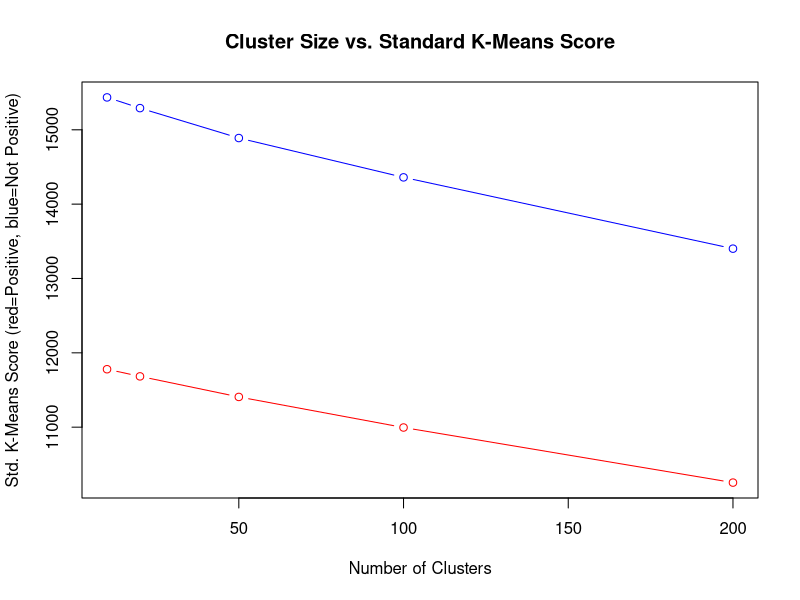
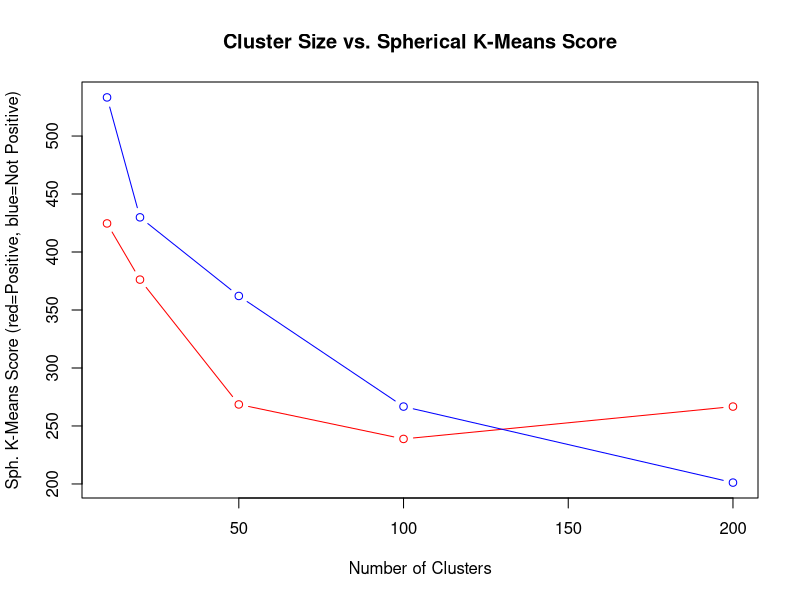
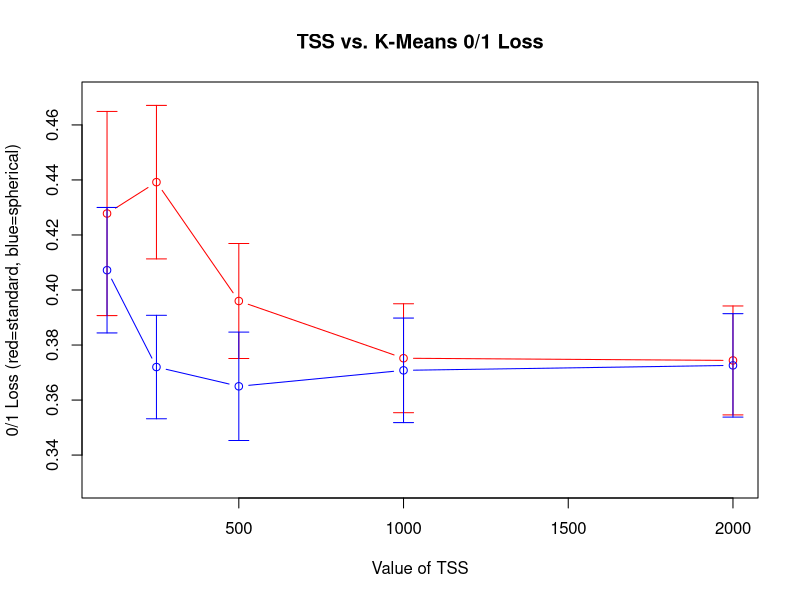
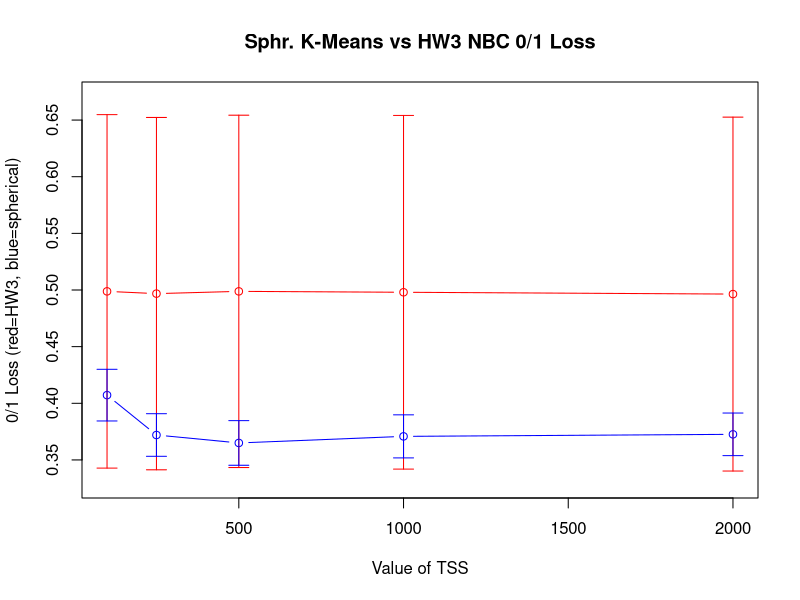
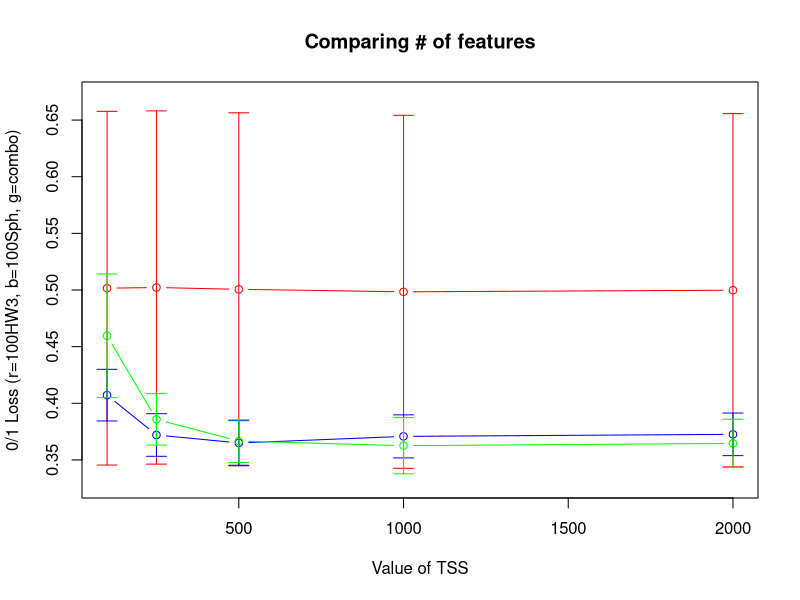

Recreate these plots in R, in order.
#Jason Martins - jmar316
#Analysis of cluster_nbc.py results on yelp.com data

#Error bar function
#(Credit: https://bmscblog.wordpress.com/2013/01/23/error-bars-with-r/)
add.error.bars <- function(X,Y,SE,w,col=1){
  X0 = X; Y0 = (Y-SE); X1 =X; Y1 = (Y+SE);
  arrows(X0, Y0, X1, Y1, code=3,angle=90,length=w,col=col);
}

##############################################################################
#Inspects the clustering results, comparing standard kmeans to spherical kmeans
##############################################################################
cluster_size = c(10,20,50,100,200)
standard_k_wp = c(11779.2852635,11683.2107161,11406.6710459,10995.3908437,10254.4337)
standard_k_wnp = c(15435.6311279,15291.6361499,14889.1096816,14360.1424529,13401.2289)

spherical_k_wp = c(424.6356,376.1951,268.5646,238.8279,266.7283)
spherical_k_wnp = c(533.2919,429.8896,362.0934,266.7283,201.183)

#Standard K-Means
plot(cluster_size,standard_k_wp,ylim=range(c(standard_k_wp,standard_k_wnp)),type="b",
     main = "Cluster Size vs. Standard K-Means Score",ylab = "Std. K-Means Score (red=Positive, blue=Not Positive)",
     xlab="Number of Clusters", xlim=range(cluster_size),col = "red")
par(new = TRUE)
plot(cluster_size, standard_k_wnp, ylim=range(c(standard_k_wp,standard_k_wnp)), axes = FALSE, 
     xlab = "", ylab = "",type="b",  xlim=range(cluster_size),col = "blue")

#Spherical K-Means
plot(cluster_size,spherical_k_wp,ylim=range(c(spherical_k_wp,spherical_k_wnp)),type="b",
     main = "Cluster Size vs. Spherical K-Means Score",ylab = "Sph. K-Means Score (red=Positive, blue=Not Positive)",
     xlab="Number of Clusters", xlim=range(cluster_size),col = "red")
par(new = TRUE)
plot(cluster_size, spherical_k_wnp, ylim=range(c(spherical_k_wp,spherical_k_wnp)), axes = FALSE, 
     xlab = "", ylab = "",type="b",  xlim=range(cluster_size),col = "blue")
##############################################################################

##############################################################################
#Does clustering approach improves performance? Examine 0/1 loss across
##############################################################################
tss = c(100,250,500,1000,2000)
spherical_kmeans_zeroLOSS = c(0.4072,0.372,0.365,0.3708,0.3726)
standard_kmeans_zeroLOSS = c(0.4278,0.4392,0.396,0.3752,0.3744)
spherical_kmeans_stdERROR = c(0.0228,0.0188,0.0197,0.019,0.0188)
standard_kmeans_stdERROR = c(0.0371,0.0279,0.0209,0.0198,0.0198)

plot(tss,standard_kmeans_zeroLOSS,ylim=range(c(0.47,0.33)),type="b",
     main = "TSS vs. K-Means 0/1 Loss",ylab = "0/1 Loss (red=standard, blue=spherical)",
     xlab="Value of TSS", xlim=range(c(tss)),col = "red")
par(new = TRUE)
plot(tss,spherical_kmeans_zeroLOSS,ylim=range(c(0.47,0.33)), axes = FALSE, 
     xlab = "", ylab = "",type="b",  xlim=range(c(tss)),col = "blue")

add.error.bars(tss,standard_kmeans_zeroLOSS,standard_kmeans_stdERROR,0.1,col="red")
add.error.bars(tss,spherical_kmeans_zeroLOSS,spherical_kmeans_stdERROR,0.1,col="blue")
##############################################################################

##############################################################################
#Assess whether using the topic features improves performance
##############################################################################
tss = c(100,250,500,1000,2000)
spherical_kmeans_zeroLOSS = c(0.4072,0.372,0.365,0.3708,0.3726)
hw3_zeroLOSS = c(0.4988,0.4968,0.4988,0.498,0.4964)
hw3_stdERROR = c(0.156,0.1555,0.1555,0.1561,0.1562)
spherical_kmeans_stdERROR = c(0.0228,0.0188,0.0197,0.019,0.0188)

plot(tss,hw3_zeroLOSS,ylim=range(c(0.67,0.33)),type="b",
     main = "Sphr. K-Means vs HW3 NBC 0/1 Loss",ylab = "0/1 Loss (red=HW3, blue=spherical)",
     xlab="Value of TSS", xlim=range(c(tss)),col = "red")
par(new = TRUE)
plot(tss,spherical_kmeans_zeroLOSS,ylim=range(c(0.67,0.33)), axes = FALSE, 
     xlab = "", ylab = "",type="b",  xlim=range(c(tss)),col = "blue")

add.error.bars(tss,hw3_zeroLOSS,hw3_stdERROR,0.1,col="red")
add.error.bars(tss,spherical_kmeans_zeroLOSS,spherical_kmeans_stdERROR,0.1,col="blue")
##############################################################################

##############################################################################
#Assess whether the number of features improves performance
##############################################################################
tss = c(100,250,500,1000,2000)
hw3_100_2000_zeroLOSS = c(0.5016,0.5022,0.5006,0.4984,0.4998)
spherical_kmeans_zeroLOSS = c(0.4072,0.372,0.365,0.3708,0.3726)
combination_zeroLOSS = c(0.4596,0.3858,0.3666,0.3626,0.3646)
hw3_100_2000_stdERROR = c(0.1561,0.1559,0.1558,0.1558,0.1559)
spherical_kmeans_stdERROR = c(0.0228,0.0188,0.0197,0.019,0.0188)
combination_stdERROR = c(0.0546,0.0227,0.0189,0.0248,0.0213)


plot(tss,hw3_100_2000_zeroLOSS,ylim=range(c(0.67,0.33)),type="b",
     main = "Comparing # of features",ylab = "0/1 Loss (r=100HW3, b=100Sph, g=combo)",
     xlab="Value of TSS", xlim=range(c(tss)),col = "red")
par(new = TRUE)
plot(tss,spherical_kmeans_zeroLOSS,ylim=range(c(0.67,0.33)), axes = FALSE, 
     xlab = "", ylab = "",type="b",  xlim=range(c(tss)),col = "blue")
par(new = TRUE)
plot(tss,combination_zeroLOSS,ylim=range(c(0.67,0.33)), axes = FALSE, 
     xlab = "", ylab = "",type="b",  xlim=range(c(tss)),col = "green")

add.error.bars(tss,hw3_100_2000_zeroLOSS,hw3_100_2000_stdERROR,0.1,col="red")
add.error.bars(tss,spherical_kmeans_zeroLOSS,spherical_kmeans_stdERROR,0.1,col="blue")
add.error.bars(tss,combination_zeroLOSS,combination_stdERROR,0.1,col="green")

                